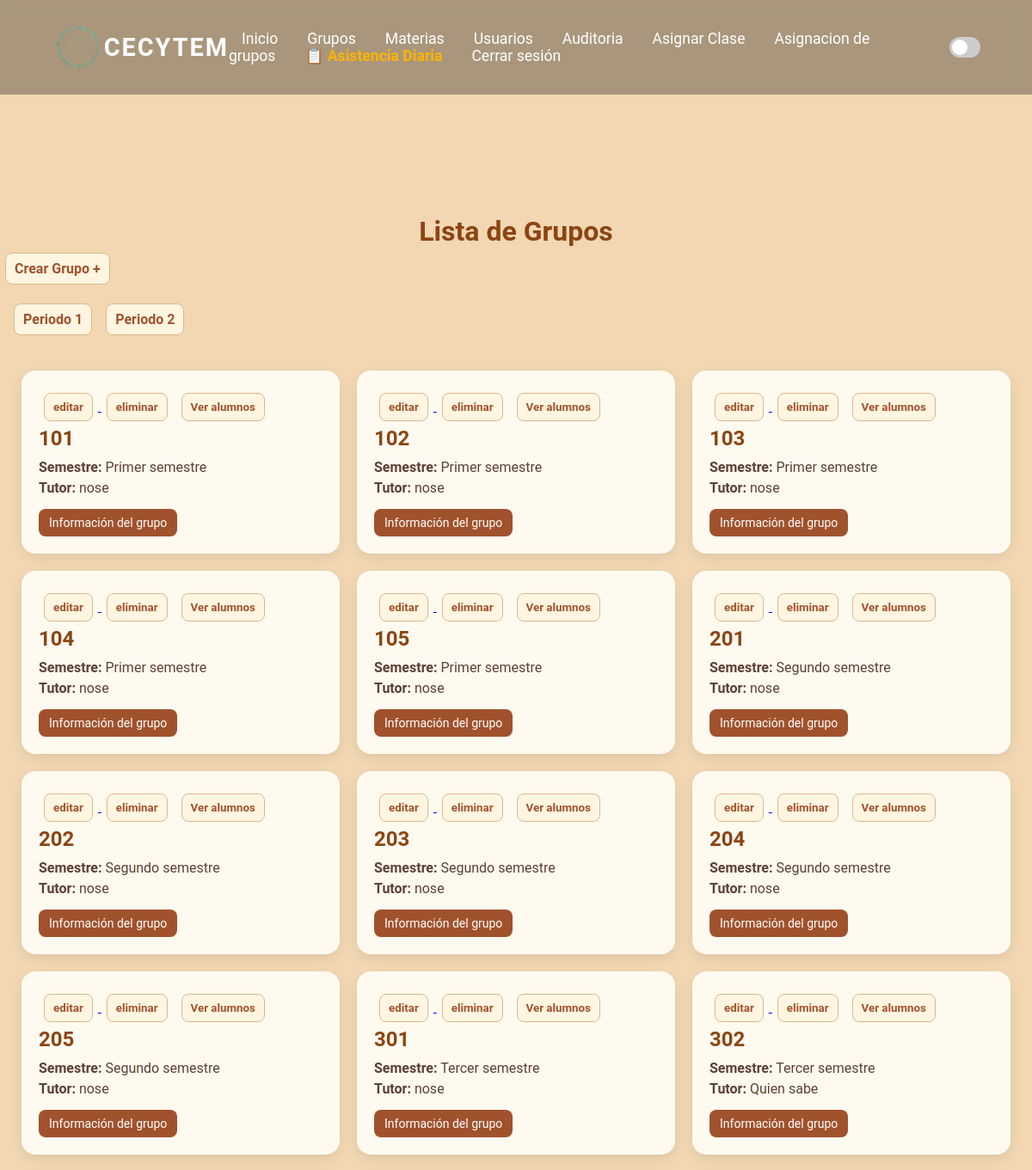
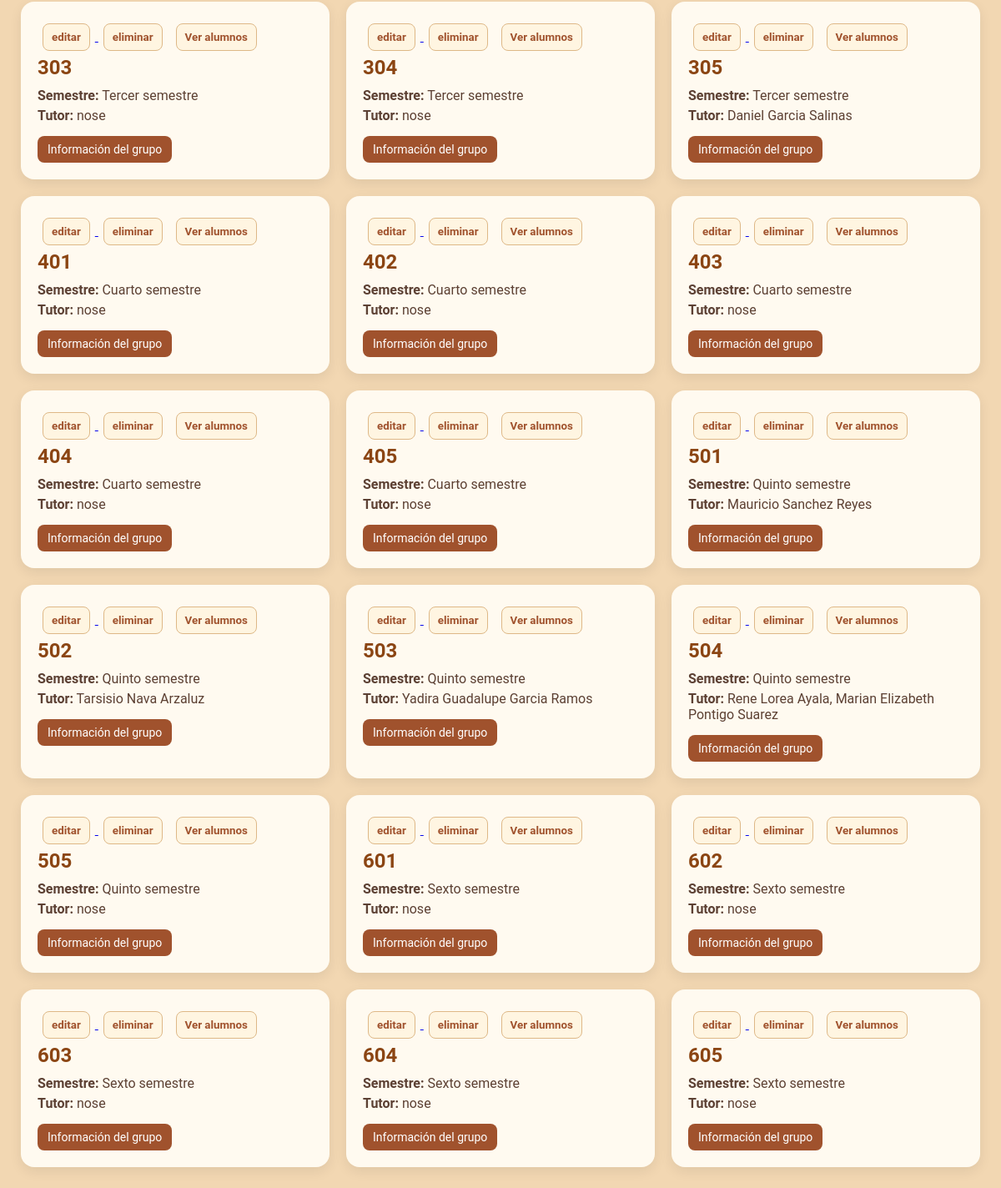
The app's page /administrador/gruposCreados.php (signed in) with its own data (2 pictures, top to bottom).
### tables this page shows
CREATE TABLE `grupo` (
  `idGrupo` int(11) NOT NULL,
  `nombre` varchar(50) NOT NULL,
  `semestre` varchar(50) NOT NULL,
  `tutor` varchar(50) NOT NULL
);

### assets/sentenciasSQL/Conexion.php (called while the page is built, shortened)
<?php
$dsn = 'mysql:host=localhost;dbname=asistencia;charset=utf8mb4';
$username = 'root';
$password = '';
try {
    $pdo = new PDO($dsn, $username, $password);
    $pdo->setAttribute(PDO::ATTR_ERRMODE, PDO::ERRMODE_EXCEPTION);
    $pdo->exec("SET NAMES utf8mb4");
    if (!empty($_SESSION['nombre'])) {
        $usuario = $_SESSION['nombre'];
        $stmt = $pdo->prepare("SET @usuario_logeado = :usuario");
        $stmt->execute(['usuario' => $usuario]);
    } else {
        $pdo->exec("SET @usuario_logeado = NULL");
    }
} catch (PDOException $e) {
    die("CONEXIÓN FALLIDA: " . $e->getMessage());
}
?>

### assets/sentenciasSQL/grupos.php (called while the page is built, shortened)
<?php
class Grupos {
    public function leerGrupos() {
        include "Conexion.php";
        $stmt = $pdo->prepare("SELECT * FROM grupo ORDER BY nombre ASC");
        $stmt->execute();
        return $stmt->fetchAll(PDO::FETCH_ASSOC);
    }
}
?>

### administrador/gruposCreados.php (the view, shortened to what this page needs)
<?php
require_once __DIR__ . "/../assets/sentenciasSQL/grupos.php";
$gruposObj = new Grupos();
$periodo1 = isset($_GET['p1']) ? true : false;
$periodo2 = isset($_GET['p2']) ? true : false;
$listaGrupos = $gruposObj->leerGrupos();
?>
<!DOCTYPE html>
<html lang="es">
<head>
<link rel="stylesheet" href="css/grupos.css?v=2.1">
 <link rel="stylesheet" href="css/menu.css?v=2.1">
</head>
<body>
<?php include_once "layout/header_admin.php"; ?>
<h1>Lista de Grupos</h1>
<a href="crearGrupo.php" class="back-arrow">Crear Grupo +</a>
<div style="margin:10px;">
    <a href="?<?= $periodo1 ? '' : 'p1=1' ?><?= $periodo2 ? '&p2=1' : '' ?>"
       class="back-arrow <?= $periodo1 ? 'active' : '' ?>"
       onclick="return confirm('¿Deseas <?= $periodo1 ? 'desactivar' : 'activar' ?> Periodo 1?');">
        Periodo 1
    </a>
    <a href="?<?= $periodo1 ? 'p1=1' : '' ?><?= $periodo2 ? '' : ($periodo1 ? '&p2=1' : 'p2=1') ?>"
       class="back-arrow <?= $periodo2 ? 'active' : '' ?>"
       onclick="return confirm('¿Deseas <?= $periodo2 ? 'desactivar' : 'activar' ?> Periodo 2?');">
        Periodo 2
    </a>
</div>
<div class="container">
<?php if (!empty($listaGrupos)): ?>
<?php foreach ($listaGrupos as $g): ?>
    <div class="card">
        <div class="headerCardGrupos">
            <a href="editar_grupo.php?idGrupo=<?= $g['idGrupo']; ?>">
                <button class="back-arrow">editar</button>
            </a>
            <form method="POST" style="display:inline;"
                  onsubmit="return confirm('¿Estás seguro de eliminar este Grupo?');">
                <button type="submit" name="eliminar" class="back-arrow">eliminar</button>
            </form>
            <a href="agregarAlumnosGrupo.php?idGrupo=<?= $g['idGrupo']; ?>">
                <button class="back-arrow">Ver alumnos</button>
            </a>
        </div>
        <h2><?= htmlspecialchars($g['nombre'], ENT_QUOTES, 'UTF-8'); ?></h2>
        <p><strong>Semestre:</strong> <?= htmlspecialchars($g['semestre'], ENT_QUOTES, 'UTF-8'); ?></p>
        <p><strong>Tutor:</strong> <?= htmlspecialchars($g['tutor'], ENT_QUOTES, 'UTF-8'); ?></p>
        <a class="btn" href="materias.php?idGrupo=<?= $g['idGrupo']; ?>">Información del grupo</a>
    </div>
<?php endforeach; ?>
<?php else: ?>
    <p>No hay grupos registrados.</p>
<?php endif; ?>
</div>
</body>
</html>

### administrador/layout/header_admin.php (shortened to what this page needs)
<header>
  <label class="cecytem">
    <img src="img/CECYTEM.PNG" alt="Incorrecto"> CECYTEM
  </label>
  <nav class="navbar">
    <a href="menuGrupos.php" class="boton">Inicio</a>
    <a href="gruposCreados.php" class="boton">Grupos</a>
    <a href="agregar_materia.php" class="boton">Materias</a>
    <a href="usuarios.php" class="boton">Usuarios</a>
    <a href="auditoria.php" class="boton">Auditoria</a>
    <a href="asignarClase.php" class="boton">Asignar Clase</a>
    <a href="alumnos.php" class="boton">Asignacion de grupos</a>
    <a href="registroAsistencia.php" class="boton" style="color:#ffb300;font-weight:700;">📋 Asistencia Diaria</a>
    <a href="../assets/sentenciasSQL/logout.php" class="boton">Cerrar sesión</a>
  </nav>
  <label class="switch">
    <span class="slider"></span>
  </label>
</header>
<div id="header-spacer" aria-hidden="true"></div>

### administrador/css/grupos.css (style rules this page uses)
body { font-family: 'Segoe UI', Tahoma, Geneva, Verdana, sans-serif; background-color: #f0e8dc; }
h1 { text-align: center; color: #8b4513; }
.container { display: grid; grid-template-columns: repeat(auto-fill, minmax(280px, 1fr)); gap: 20px; padding: 25px; }
.card { background-color: #fffaf0; padding: 20px; border-radius: 16px; box-shadow: 0 5px 15px rgba(0, 0, 0, 0.08); transition: transform 0.2s ease, box-shadow 0.3s ease; }
.card h2 { margin: 0 0 10px; color: #8b4513; }
.card p { margin: 5px 0; color: #5c4033; }
.btn { display: inline-block; margin-top: 10px; padding: 8px 12px; background: #a0522d; color: white; text-decoration: none; border-radius: 8px; font-size: 14px; transition: background 0.3s; }
.back-arrow { display: inline-flex; align-items: center; gap: 8px; padding: 8px 12px; color: #a0522d; text-decoration: none; font-weight: bold; border-radius: 8px; transition: color 0.3s ease, transform 0.2s ease; }

### administrador/css/menu.css (style rules this page uses)
* { margin: 0; padding: 0; box-sizing: border-box; font-family: "Roboto", sans-serif; }
html, body { height: 100%; scroll-behavior: smooth; }
header { position: absolute; top: 0; width: 100%; display: flex; justify-content: space-between; align-items: center; padding: 25px 60px; background: rgba(0, 0, 0, 0.35); backdrop-filter: blur(8px); }
label img { height: 60px; margin-right: 8px; vertical-align: middle; }
.cecytem { font-size: 1.8em; font-weight: bold; color: #fff; letter-spacing: 2px; display: flex; align-items: center; }
.navbar a { color: #fff; margin: 0 12px; text-decoration: none; font-size: 1.1em; transition: color 0.3s ease, transform 0.2s ease; }
.switch { position: relative; display: inline-block; width: 54px; height: 26px; margin-left: 20px; }
.slider { position: absolute; cursor: pointer; top: 0; left: 0; right: 0; bottom: 0; background-color: #ccc; border-radius: 26px; transition: 0.4s; }
.slider:before { position: absolute; content: ""; height: 20px; width: 20px; left: 3px; bottom: 3px; background-color: white; border-radius: 50%; transition: 0.4s; }

### administrador/gruposCreados.php (style rules this page uses)
.back-arrow { display: inline-flex; align-items: center; gap: 6px; padding: 8px 10px; margin: 6px; color: #a0522d; text-decoration: none; font-weight: bold; background-color: #fff5e1; border: 1px solid #deb887; border-radius: 8px; transition: all 0.3s ease; }

### administrador/layout/header_admin.php (style rules this page uses)
header { position: fixed; top: 0; width: 100%; display: flex; justify-content: space-between; align-items: center; padding: 25px 60px; background: rgba(0,0,0,0.3); backdrop-filter: blur(8px); }
body { padding-top: 140px !important; font-family: "Segoe UI", sans-serif; background: var(--fondo2); }
#header-spacer { height: var(--header-height, 140px); width: 100%; display: block; }
label img { height: 60px; margin: 0%; }
.cecytem { font-size: 1.8em; font-weight: bold; color: #fff; letter-spacing: 2px; margin: 0%; }
.navbar a { color: #fff; margin: 0 15px; text-decoration: none; font-size: 1.1em; transition: color 0.3s ease; }
:root { --fondo1: rgba(0,0,0,0.3); --texto1: #ffffff; --fondo2: #f4f6f9; --texto2: #333333; }
.switch { position: relative; display: inline-block; width: 50px; height: 24px; margin-left: 20px; }
.slider { position: absolute; cursor: pointer; top: 0; left: 0; right: 0; bottom: 0; background-color: #ccc; transition: .4s; border-radius: 24px; }
.slider:before { position: absolute; content: ""; height: 18px; width: 18px; left: 3px; bottom: 3px; background-color: white; transition: .4s; border-radius: 50%; }
:root { --fondo1: rgba(0,0,0,0.1); --texto1: #000; --fondo2: #f2d7b2; --texto2: #333; }
.switch { position: relative; display: inline-block; width: 50px; height: 24px; }
.slider { position: absolute; cursor: pointer; top: 0; left: 0; right: 0; bottom: 0; background-color: #ccc; border-radius: 24px; transition: .4s; }
.slider:before { position: absolute; content: ""; height: 18px; width: 18px; left: 3px; bottom: 3px; background-color: white; border-radius: 50%; transition: .4s; }

### records on screen
grupo: nombre "101", semestre "Primer semestre", tutor "nose"
grupo: nombre "102", semestre "Primer semestre", tutor "nose"
grupo: nombre "103", semestre "Primer semestre", tutor "nose"
grupo: nombre "104", semestre "Primer semestre", tutor "nose"
grupo: nombre "105", semestre "Primer semestre", tutor "nose"
grupo: nombre "201", semestre "Segundo semestre", tutor "nose"
grupo: nombre "202", semestre "Segundo semestre", tutor "nose"
grupo: nombre "203", semestre "Segundo semestre", tutor "nose"
grupo: nombre "204", semestre "Segundo semestre", tutor "nose"
grupo: nombre "205", semestre "Segundo semestre", tutor "nose"
grupo: nombre "301", semestre "Tercer semestre", tutor "nose"
grupo: nombre "302", semestre "Tercer semestre", tutor "Quien sabe"
grupo: nombre "303", semestre "Tercer semestre", tutor "nose"
grupo: nombre "304", semestre "Tercer semestre", tutor "nose"
grupo: nombre "305", semestre "Tercer semestre", tutor "Daniel Garcia Salinas"
grupo: nombre "401", semestre "Cuarto semestre", tutor "nose"
grupo: nombre "402", semestre "Cuarto semestre", tutor "nose"
grupo: nombre "403", semestre "Cuarto semestre", tutor "nose"
grupo: nombre "404", semestre "Cuarto semestre", tutor "nose"
grupo: nombre "405", semestre "Cuarto semestre", tutor "nose"
grupo: nombre "501", semestre "Quinto semestre", tutor "Mauricio Sanchez Reyes"
grupo: nombre "502", semestre "Quinto semestre", tutor "Tarsisio Nava Arzaluz"
grupo: nombre "503", semestre "Quinto semestre", tutor "Yadira Guadalupe Garcia Ramos"
grupo: nombre "504", semestre "Quinto semestre", tutor "Rene Lorea Ayala, Marian Elizabeth Pontigo Suarez"
grupo: nombre "505", semestre "Quinto semestre", tutor "nose"
grupo: nombre "601", semestre "Sexto semestre", tutor "nose"
grupo: nombre "602", semestre "Sexto semestre", tutor "nose"
grupo: nombre "603", semestre "Sexto semestre", tutor "nose"
grupo: nombre "604", semestre "Sexto semestre", tutor "nose"
grupo: nombre "605", semestre "Sexto semestre", tutor "nose"
